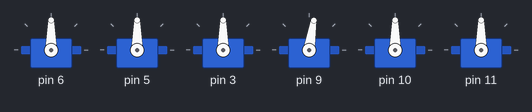
A sketch run on a simulated Arduino Uno, built with avr-gcc and run on an emulated ATmega328P. Shown: 6 × servo.

Above: at 0.15 s.
At 6.9 s:
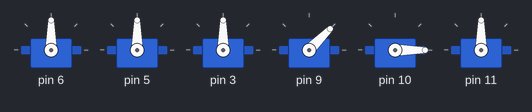
At 21.07 s:
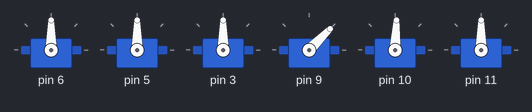
At 35.5 s:
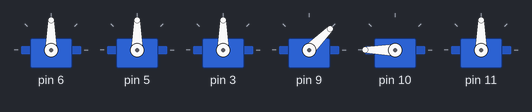
Timing chart, 0 to 37.0 s (numbered marks = the images above):
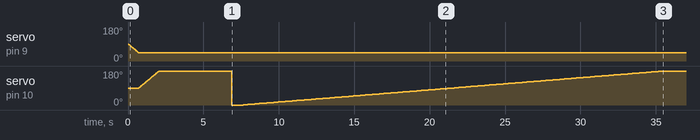

The sketch:

spiderLeg4a.ino
```cpp
//moving the front legs

#include <Servo.h>

// create leg groups
Servo LFleg[3];
Servo RFleg[3];
Servo RBleg[3];
Servo LBleg[3];

//0=RF, 1=LF, 2=LB, 3=RB
int hipPos[4];
int kneePos[4];
int anklePos[4];

int speed = 15;

void moveLeftLeg(Servo[]);
void moveRightLeg(Servo[]);
void centerLeftLeg(Servo[]);
void centerRightLeg(Servo[]);

void setup() {
  //attach servos
  RFleg[0].attach(6); //hip
  RFleg[1].attach(5); //knee
  RFleg[2].attach(3); //ankle
  LFleg[0].attach(9);
  LFleg[1].attach(10);
  LFleg[2].attach(11);

  //set all joint angles to 90
  for (int i = 0; i < 4; i++) {
    hipPos[i] = 90;
    kneePos[i] = 90;
    anklePos[i] = 90;
  }
}

void loop() {
  //set all joints to 90
  RFleg[0].write(hipPos[0]);
  RFleg[1].write(kneePos[0]);
  RFleg[2].write(anklePos[0]);
  LFleg[0].write(hipPos[1]);
  LFleg[1].write(kneePos[1]);
  LFleg[2].write(anklePos[1]);

  moveLeftLeg(LFleg);
  delay(1000);
  moveRightLeg(RFleg);
  delay(1000);

}

void moveLeftLeg(Servo LFleg[]) {
 for (hipPos[1]; hipPos[1] >= 45; hipPos[1]--) {
    LFleg[0].write(hipPos[1]);
    delay(speed);
  }
  //kick
  for (kneePos[1]; kneePos[1] <= 45; kneePos[1]--) {
    LFleg[1].write(kneePos[1]);
    delay(speed);
  }
  for (kneePos[1]; kneePos[1] >= 90; kneePos[1]++) {
    LFleg[1].write(kneePos[1]);
    delay(speed);
  }
 for (hipPos[1]; hipPos[1] <= 90; hipPos[1]++) {
    LFleg[0].write(hipPos[1]);
    delay(speed);
  }

}

void moveRightLeg(Servo RFleg[]) {
  for (hipPos[0]; hipPos[0] <= 135; hipPos[0]++) {
    RFleg[0].write(hipPos[0]);
    delay(speed);
  }
  for (hipPos[0]; hipPos[0] >= 90; hipPos[0]--) {
    RFleg[0].write(hipPos[0]);
    delay(speed);
  }
}

void centerLeftLeg(Servo leg[]) {
  if (hipPos[1] > 90) {
    for (hipPos[1]; hipPos[1] <= 90; hipPos[1]--) {
      LFleg[0].write(hipPos[1]);
      delay(speed);
    }
  }
  else if (hipPos[1] < 90) {
    for (hipPos[1]; hipPos[1] >= 90; hipPos[1]++) {
      LFleg[0].write(hipPos[1]);
      delay(speed);
    }
  }
  else LFleg[0].write(90); // hipPos[1] IS 90
}

void centerRightLeg(Servo leg[]) {

}
```

Measured:
- by itself, servo on pin 9: moves from 90° to 45° over 0.66 s
